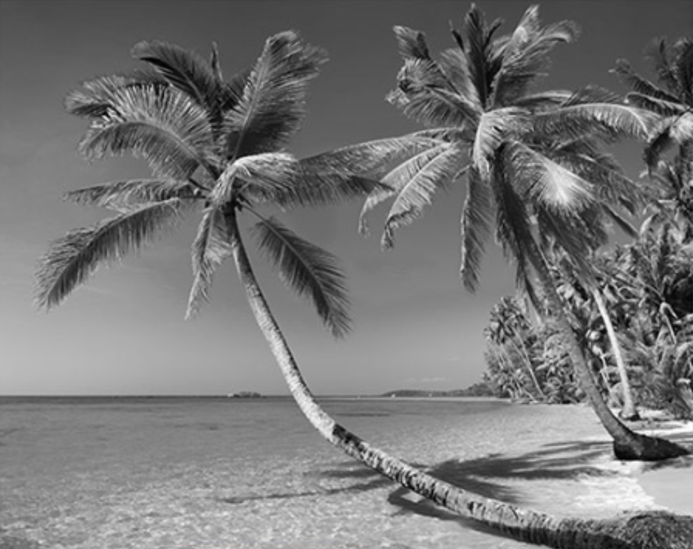
#> input picture basic_img_preprocessing/materials/imgs/palm_wb.png, 693 x 549 px, shrunk from 1330 x 1054 before the run
$ jupyter execute light_and_color_of_img.ipynb
#> lines starting #> are read from the running program, lines starting #| are printed output that depends on the picture
# Коррекция яркости и цвета

[cell 1]
from copy import deepcopy

[cell 2]
import cv2
import numpy as np
from matplotlib import pyplot as plt

[cell 3]
class Shower:
    hist_params = lambda img_mtx, color='black', alpha=0.8: {
        'x': img_mtx.ravel(),   # the 2D array (image) into a 1D array
        'bins': 256,            # how many intervals (or "bins") the data will be divided into for the histogram
        'range': [0, 256],      # the lower and upper limits for the bins
        'color': color,
        'alpha': alpha          # the transparency of the bars in the histogram

    }

    imshow_params = lambda img_mtx: {
        'X': img_mtx,
        'vmin': 0,  # any pixel value less than or equal to this will be mapped to black (0 in grayscale)
        'vmax': 255 # any pixel value greater than or equal to this will be mapped to white (255 in grayscale)
    }

    def show_img(img_mtx: np.ndarray, in_gray: bool=True, is_show: bool=True):
        '''
            cmap='gray': display the image in grayscale
        '''

        if in_gray:
            plt.imshow(**Shower.imshow_params(img_mtx), cmap='gray')
        else:
            plt.imshow(**Shower.imshow_params(img_mtx))

        plt.axis('off')

        if is_show:
            plt.show()


    def show_exposure_hist(img_mtx: np.ndarray, is_show: bool=True):
        plt.hist(**Shower.hist_params(img_mtx))
        plt.xlim([0, 256])

        plt.title('Pixel intesities')
        plt.xlabel('pixel intensity')
        plt.ylabel('frequency')

        plt.grid(color='gray', linestyle='--', linewidth=0.2, alpha=0.7)

        if is_show:
            plt.show()


    def show_img_and_exposure_hist(img_mtx: np.ndarray, figsize: tuple=(12, 4)):
        plt.figure(figsize=figsize)

        plt.subplot(1, 2, 1)
        Shower.show_img(img_mtx, is_show=False)

        plt.subplot(1, 2, 2)
        Shower.show_exposure_hist(img_mtx, is_show=False)

        plt.tight_layout() # fit into the figure area without overlapping
        plt.show()


    def show_dif_hist(img_mtx1: np.ndarray, img_mtx2: np.ndarray, figsize: tuple=(12, 4)):
        plt.figure(figsize=figsize)

        plt.hist(**Shower.hist_params(img_mtx1, color='blue'), linewidth=1, histtype='step')
        plt.hist(**Shower.hist_params(img_mtx2))

        plt.title('Pixel intesities')
        plt.xlabel('pixel intensity')
        plt.ylabel('frequency')

        plt.grid(color='gray', linestyle='--', linewidth=0.2, alpha=0.7)

        plt.show()

## Простое задание

[cell 4]
IMG_PATH = './materials/imgs/palm_wb.png'

### 1. Провести линейную коррекцию контрастности изображения

[cell 5]
img_grayscale = cv2.imread(
    IMG_PATH,
    cv2.IMREAD_GRAYSCALE
)
#> img_grayscale: shape (549, 693); min 0, max 254, mean 119

display(img_grayscale)
Shower.show_img_and_exposure_hist(img_grayscale)
#> in show_img_and_exposure_hist, `plt.show()`:
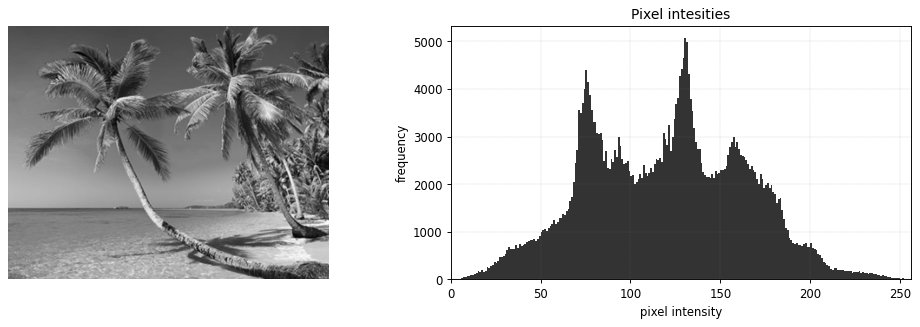
#> figure drawn by matplotlib, 2 panels; panel 2: tallest bar 5074 high, from x = 130 to 131

[cell 6]
img_low_contrast = img_grayscale / 2
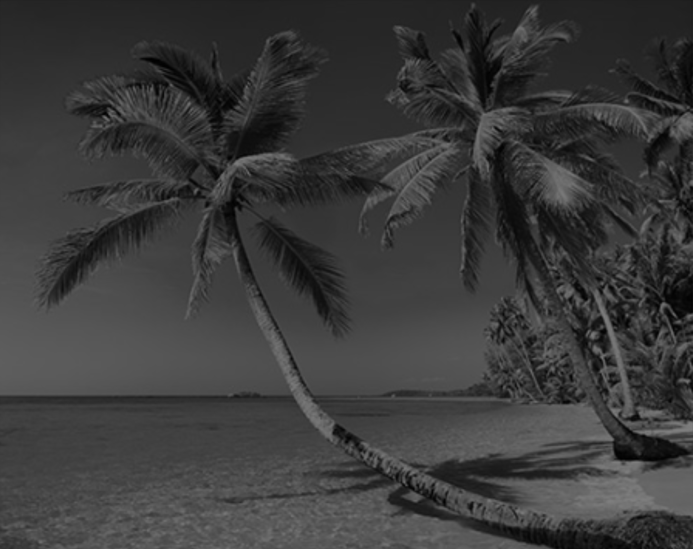
#> img_low_contrast: shape (549, 693) float64; min 0, max 127, mean 59.5

display(img_low_contrast)
Shower.show_img_and_exposure_hist(img_low_contrast)
#> call 2 of show_img_and_exposure_hist, with figsize = (12, 4)
#> in show_img_and_exposure_hist (call 2), `plt.show()`:
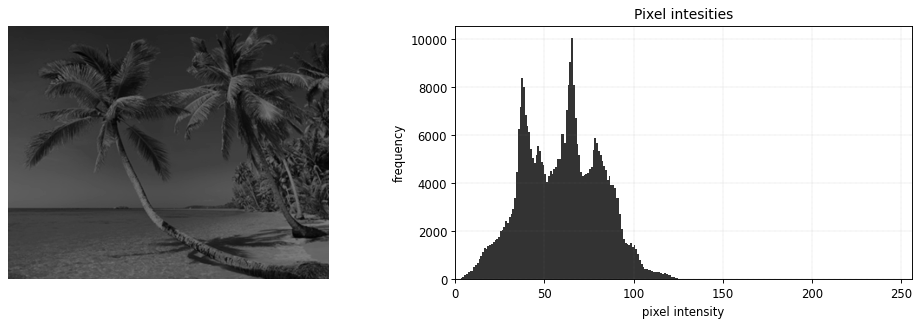
#> figure drawn by matplotlib, 2 panels; panel 2: tallest bar 10065 high, from x = 65 to 66

[cell 7]
def linear_contrast_correction(img_mtx: np.ndarray):
    x_min = img_mtx.min()
#> x_min = 0
    x_max = img_mtx.max()
#> x_max = 127

    img_corrected = (img_mtx - x_min) * (255 / (x_max))

    return img_corrected

[cell 8]
img_corrected = linear_contrast_correction(img_low_contrast)

display(img_corrected)

[cell 9]
Shower.show_img(img_corrected)

[cell 10]
print('The blue line is the distribution of pixel intesities for default image')
Shower.show_dif_hist(img_grayscale, img_corrected)
#> in show_dif_hist, `plt.show()`:
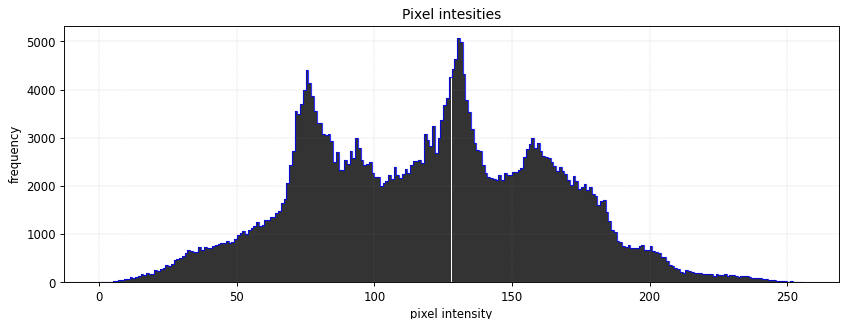
#> figure drawn by matplotlib, 1 panel; tallest bar 5074 high, from x = 130 to 131

### 2. Выполнить выравнивание гисторграммы методами OpenCV

[cell 11]
img_corrected_cv = img_low_contrast.astype(np.uint8)
display(img_corrected_cv)

img_corrected_cv = cv2.equalizeHist(img_corrected_cv)
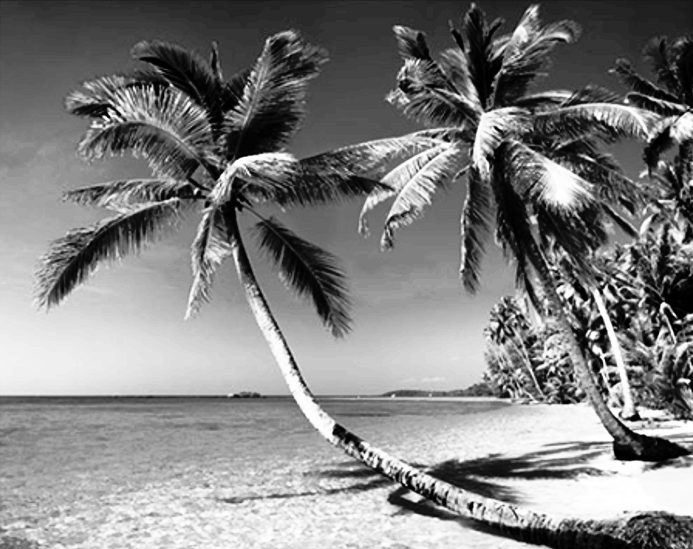
#> img_corrected_cv: shape (549, 693); min 0, max 255, mean 129.3
display(img_corrected_cv)

[cell 12]
Shower.show_img(img_corrected_cv)

[cell 13]
print('The blue line is the distribution of pixel intesities for default image')
Shower.show_dif_hist(img_grayscale, img_corrected_cv)
#> call 2 of show_dif_hist, with figsize = (12, 4)
#> in show_dif_hist (call 2), `plt.show()`:
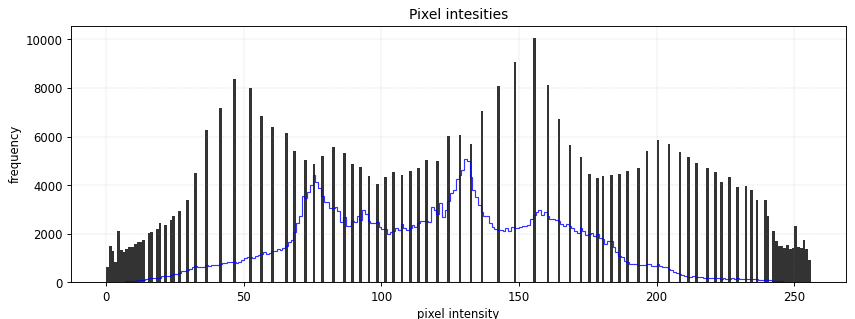
#> figure drawn by matplotlib, 1 panel; tallest bar 10065 high, from x = 155 to 156

## Альтернативное задание

[cell 14]
IMG_PATH = './materials/imgs/grayscale_entire_spectrum.jpg'

### Произвести линейную коррекцию контрастности изображения с учетом того, что может быть весь спект значений от 0 до 255

[cell 15]
img_grayscale_entire_spectrum = cv2.imread(
    IMG_PATH,
    cv2.IMREAD_GRAYSCALE
)
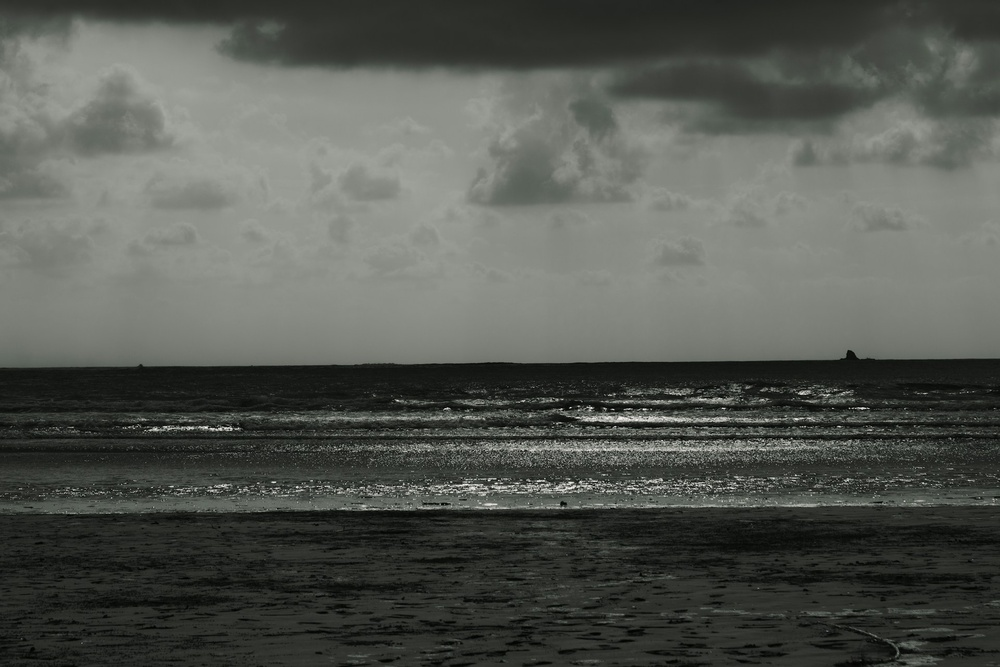
#> input picture basic_img_preprocessing/materials/imgs/grayscale_entire_spectrum.jpg, 1000 x 667 px, shrunk from 1920 x 1280 before the run
#> img_grayscale_entire_spectrum: shape (667, 1000); min 0, max 255, mean 85.7

display(img_grayscale_entire_spectrum)
print('Min pixel intesity:', img_grayscale_entire_spectrum.min())
#| Min pixel intesity: 0
print('Max pixel intesity:', img_grayscale_entire_spectrum.max())
#| Max pixel intesity: 255
Shower.show_img_and_exposure_hist(img_grayscale_entire_spectrum)
#> call 3 of show_img_and_exposure_hist, with figsize = (12, 4)
#> in show_img_and_exposure_hist (call 3), `plt.show()`:
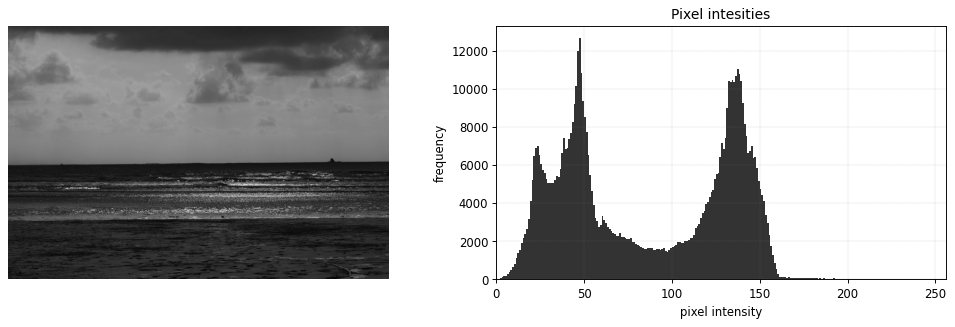
#> figure drawn by matplotlib, 2 panels; panel 2: tallest bar 12669 high, from x = 47 to 48

[cell 16]
def get_centered_img(
    img_mtx: np.ndarray,
    min_centering_percent: float=0.05,
    max_centering_precent: float=0.10
):
    '''
    The max_centering_precent more than min_centering_percent because usualy
    we have more frequency of pixels with less intensity on images. So, the
    dark pixels (with more intensity) not so frequency and there are many
    of differences counts of dark pixels.
    So, big max_centering_precent gives more contrast.
    '''
#> called with min_centering_percent = 0.05, max_centering_precent = 0.1

    x_min = img_mtx.min() + (min_centering_percent * 255)
#> x_min = 12.75
    x_max = img_mtx.max() - (max_centering_precent * 255)
#> x_max = 229.5

    img_corrected = deepcopy(img_mtx)

    img_corrected[img_corrected < x_min] = x_min
#> img_corrected: shape (667, 1000)
    img_corrected[img_corrected > x_max] = x_max
#> img_corrected: shape (667, 1000); min 12, max 229, mean 85.7
    return img_corrected

[cell 17]
img_centered = get_centered_img(img_grayscale_entire_spectrum)
display(img_centered)
print('Min pixel intesity:', img_centered.min())
#| Min pixel intesity: 12
print('Max pixel intesity:', img_centered.max())
#| Max pixel intesity: 229

Shower.show_img_and_exposure_hist(img_centered)

[cell 18]
img_corrected_entire_spectrum = linear_contrast_correction(img_centered)
display(img_corrected_entire_spectrum)

Shower.show_img_and_exposure_hist(img_corrected_entire_spectrum)
#> in show_img_and_exposure_hist (call 5), `plt.show()`:
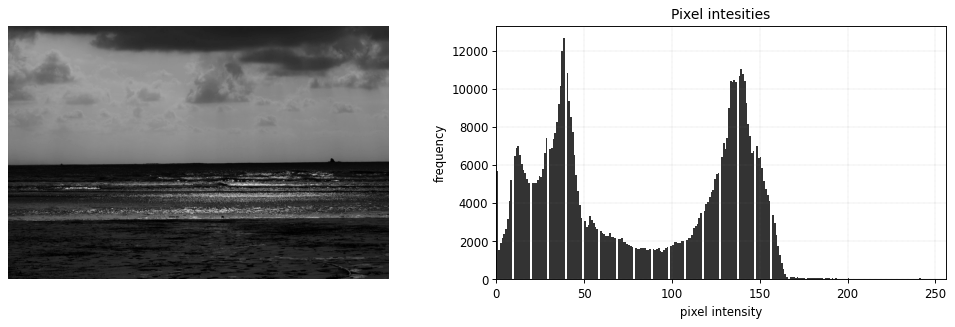
#> figure drawn by matplotlib, 2 panels; panel 2: tallest bar 12669 high, from x = 38 to 39

[cell 19]
Shower.show_dif_hist(img_grayscale_entire_spectrum, img_corrected_entire_spectrum)
#> call 3 of show_dif_hist, with figsize = (12, 4)
#> in show_dif_hist (call 3), `plt.show()`:
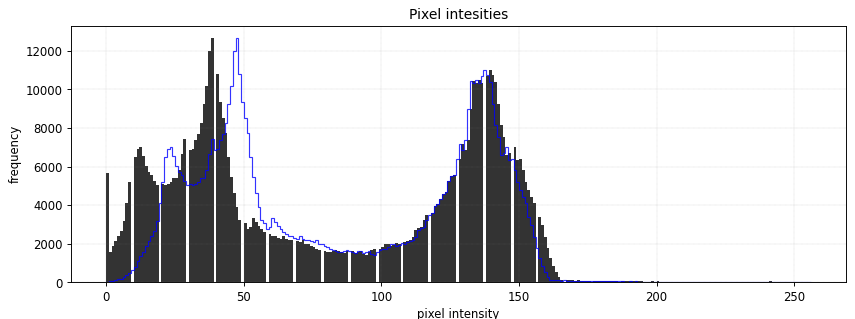
#> figure drawn by matplotlib, 1 panel; tallest bar 12669 high, from x = 38 to 39
